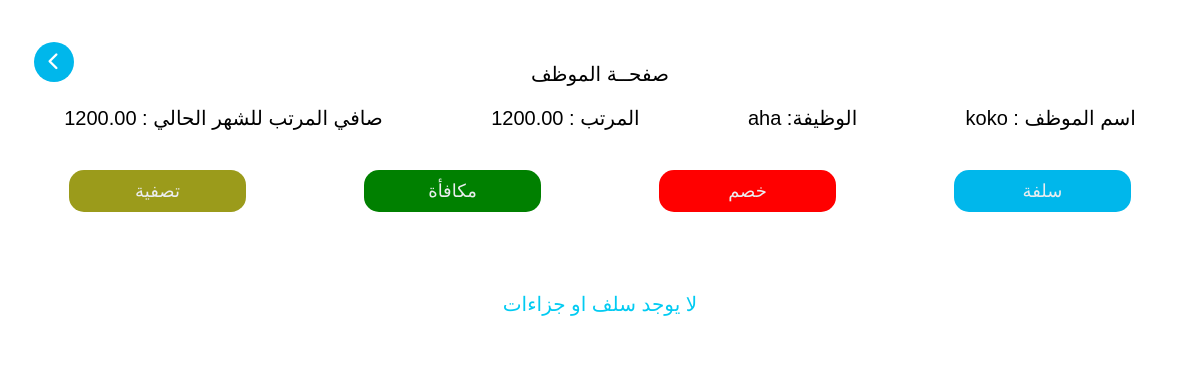
/employeePage/1, run on the app's committed database.
### user/models.py (models this page shows)
class Employee(models.Model):
    name = models.CharField(max_length=255)
    job = models.CharField(max_length=255)
    salary = models.DecimalField(max_digits=10, decimal_places=2)
    date = models.DateField(default=timezone.now)
    @property
    def total_loan(self):
        return self.loan_set.aggregate(total_loan=models.Sum('amount'))['total_loan'] or 0
    @property
    def total_deduction(self):
        return self.deduction_set.aggregate(total_deduction=models.Sum('amount'))['total_deduction'] or 0
    @property
    def total_prize(self):
        return self.prize_set.aggregate(total_prize=models.Sum('amount'))['total_prize'] or 0
    @property
    def rest_salary(self):
        return (self.salary + self.total_prize) - (self.total_loan + self.total_deduction)

### user/views.py (the view)
# urls.py: path('employeePage/<int:id>',views.employee_page, name='employeePage' ),
def employee_page(request,id):
    employee = get_object_or_404(Employee, id =id)
    loans = Loan.objects.filter(employee=employee).order_by("-date")
    deductions = Deduction.objects.filter(employee=employee).order_by("-date")
    prizes = Prize.objects.filter(employee=employee).order_by("-date")
    if "addLoan" in request.POST :
        amount = request.POST.get("amount")
        Loan.objects.create(employee=employee, amount=amount)
        messages.success(request, "تم اضافة سلفة")
        return redirect('employeePage' , id=id)
    if "addDeduction" in request.POST :
        amount = request.POST.get("amount")
        Deduction.objects.create(employee=employee, amount=amount)
        messages.success(request, "تم اضافة خصم")
        return redirect('employeePage' , id=id)
    if "addPrize" in request.POST :
        amount = request.POST.get("amount")
        Prize.objects.create(employee=employee, amount=amount)
        messages.success(request, "تم اضافة مكافأة")
        return redirect('employeePage' , id=id)
    if "settlement" in request.POST :
        Loan.objects.filter(employee=employee).delete()
        Deduction.objects.filter(employee=employee).delete()
        Prize.objects.filter(employee=employee).delete()
        messages.success(request, "تم تصفية حسابات الموظف")
        return redirect('employeePage' , id=id)
    context = {
        "employee":employee,
        "loans":loans,
        "deductions":deductions,
        "prizes":prizes,
    }
    return render(request, "employeepage.html", context)

### templates/employeepage.html (shortened to what this page needs)
{% load static %}
<!DOCTYPE html>
<html lang="en">
<head>
    <link rel="stylesheet" href=" {% static "css/style.css" %} ">
    <link rel="stylesheet" href=" {% static "css/all.min.css" %} ">
    <link rel="stylesheet" href=" {% static "css/fontawesome.min.css" %} ">
</head>
<body>
    <div class="backcon">
        <a href="{% url "employees" %}" class="backbtn"><i class="fa-solid fa-chevron-left"></i></a>
        <div class="leftcon" style="width: 100%;">
            <div class="status">
                <h2>صفحــة الموظف </h2>
                <div style="width: 100%;display: flex;justify-content: space-around;align-items: center;padding: 20px 0;">
                <h2>اسم الموظف : <span>{{employee.name}}</span></h2>
                <h2>الوظيفة: <span>{{employee.job}}</span></h2>
                <h2>المرتب : <span>{{employee.salary}}</span></h2>
                <h2>صافي المرتب للشهر الحالي : <span>{{employee.rest_salary}}</span></h2>
                </div>
                <div style="width: 100%;display: flex;justify-content: space-around;align-items: center;padding: 20px 0;">
                    <button class="sellbtn" id="billbtn"  metadata='
                    <form method="POST" style="width: 100%;display: flex;align-items: center;justify-content: center;flex-direction: column;">
                    {% csrf_token %}
                            <h3 style="color:#3D4B64;">اضافة سلفة</h3>
                        <div class="addsell" style="display:flex; align-items:start;flex-direction:column;">
                            <div style="width:100%; display:flex;align-items:center;justify-content:center;flex-direction:row;gap:10px;position:relative;padding-top:60px;">
                                <div class="wraper" style="width: 50%;margin:10px;">
                                    <div class="second">
                                        <input name= "amount" value="" type="number" id="price_input" class="search_bar" >
                                        <span>المبلغ</span>
                                    </div>
                                </div>
                            </div>
                        </div>
                        <button name="addLoan" class="sellbtn" id="billmakebtn">اضافة سلفة</button>
                    </form>'>سلفة</button>
                    <button style="background:red;" class="sellbtn" id="billbtn"  metadata='
                    <form method="POST" style="width: 100%;display: flex;align-items: center;justify-content: center;flex-direction: column;">
                        {% csrf_token %}
                            <h3 style="color:#3D4B64;">اضافة خصم</h3>
                        <div class="addsell" style="display:flex; align-items:start;flex-direction:column;">
                            <div style="width:100%; display:flex;align-items:center;justify-content:center;flex-direction:row;gap:10px;position:relative;padding-top:60px;">
                                <div class="wraper" style="width: 50%;margin:10px;">
                                    <div class="second">
                                        <input name= "amount" value="" type="number" id="price_input" class="search_bar" >
                                        <span>المبلغ</span>
                                    </div>
                                </div>
                            </div>
                        </div>
                        <button name="addDeduction" class="sellbtn" id="billmakebtn">خصم</button>
                    </form>'>خصم</button>
                    <button style="background:green;" class="sellbtn" id="billbtn"  metadata='
                    <form method="POST" style="width: 100%;display: flex;align-items: center;justify-content: center;flex-direction: column;">
                        {% csrf_token %}
                            <h3 style="color:#3D4B64;">اضافة مكافأة</h3>
                        <div class="addsell" style="display:flex; align-items:start;flex-direction:column;">
                            <div style="width:100%; display:flex;align-items:center;justify-content:center;flex-direction:row;gap:10px;position:relative;padding-top:60px;">
                                <div class="wraper" style="width: 50%;margin:10px;">
                                    <div class="second">
                                        <input name= "amount" value="" type="number" id="price_input" class="search_bar" >
                                        <span>المبلغ</span>
                                    </div>
                                </div>
                            </div>
                        </div>
                        <button name="addPrize" class="sellbtn" id="billmakebtn">خصم</button>
                    </form>'>مكافأة</button>
                    <button style="background:#9b9b1b;" class="sellbtn" id="billbtn"  metadata='
                    <form method="POST" style="width: 100%;display: flex;align-items: center;justify-content: center;flex-direction: column;">
                        {% csrf_token %}
                        <br>
                            <h3 style="color:#3D4B64;">سيتم تصفية جميع السلف و الجزاءات و العلاوات</h3>
                        <div class="addsell" style="display:flex; align-items:start;flex-direction:column;">
                            <div style="width:100%; display:flex;align-items:center;justify-content:center;flex-direction:row;gap:10px;position:relative;padding-top:60px;">
                            </div>
                        </div>
                        <button name="settlement" class="sellbtn" id="billmakebtn">تصفية</button>
                    </form>'>تصفية</button>
                </div>
            </div>
            <div class="status">
                <div style="width: 100%; overflow: scroll;">
                    {% if loans or deductions or prizes %}
                    <table class="sellstable" id="myTable">
                    </table>
                </div>
                {% else %}
                <h2 style="width: 100%;text-align: center;color: #02CBF2;margin-bottom: 20px;">لا يوجد سلف او جزاءات</h2>
                {% endif %}    </div>
        </div>
    </div>
</body>
</html>

### _project/static/css/style.css (style rules this page uses)
* { padding: 0; margin: 0; box-sizing: border-box; font-family: "Alexandria", sans-serif; font-weight: 500; direction: rtl; transition: 0.2s ease-in-out; }
:root { --main-color:#EBFCFF; --sec-color:#00B7EB; --white-color:#FFFFFF; --black-color:#000000; --gray-color:#979797; --sec-gray-color:#F6F6F6; --green-color:#ABF6A9; --yellow-color:#FFE68D; --td-color:#F6F6F6; }
body { display: flex; justify-content: center; align-items: center; flex-direction: column; overflow: hidden; width: 100%; height: 100vh; background-color: var(--white-color); }
.backcon { position: relative; width: 100%; height: 92vh; background:var(--white-color) ; display: flex; justify-content: start; align-items: start; flex-direction: row; overflow: hidden; opacity: 0; animation: showcoontent 0.3s ease-in-out 0.3s 1 forwards; }
.backbtn { position: absolute; top: 0; left: 2%; z-index: 5; text-decoration: none; margin: 10px; width: 40px; height: 40px; font-size: 18px; border-radius: 50%; color: var(--white-color); background: var(--sec-color); text-align: center; display: flex; justify-content: center; align-items: center; }
.leftcon { width: 95%; height: 100%; background-color: var(--white-color); overflow-y: auto; overflow-x: hidden; display: flex; justify-content: start; align-items: center; flex-direction: column; }
.leftcon .status { border-radius: 10px; background: #FFFFFF; padding: 10px; margin: 20px; position: relative; display: flex; justify-content: center; align-items: center; flex-direction: column; width: 100%; }
.leftcon .status h2 { font-size: 20px; color: var(--black-color); font-weight: 400; }
.sellbtn { width: 15%; padding: 10px 0; border: none; border-radius: 15px; background-color: var(--sec-color); color: #ebedef; font-size: 18px; cursor: pointer; }

### data on the page
Employee: name "koko", job "aha", salary "1200.00", rest_salary "1200.00"
